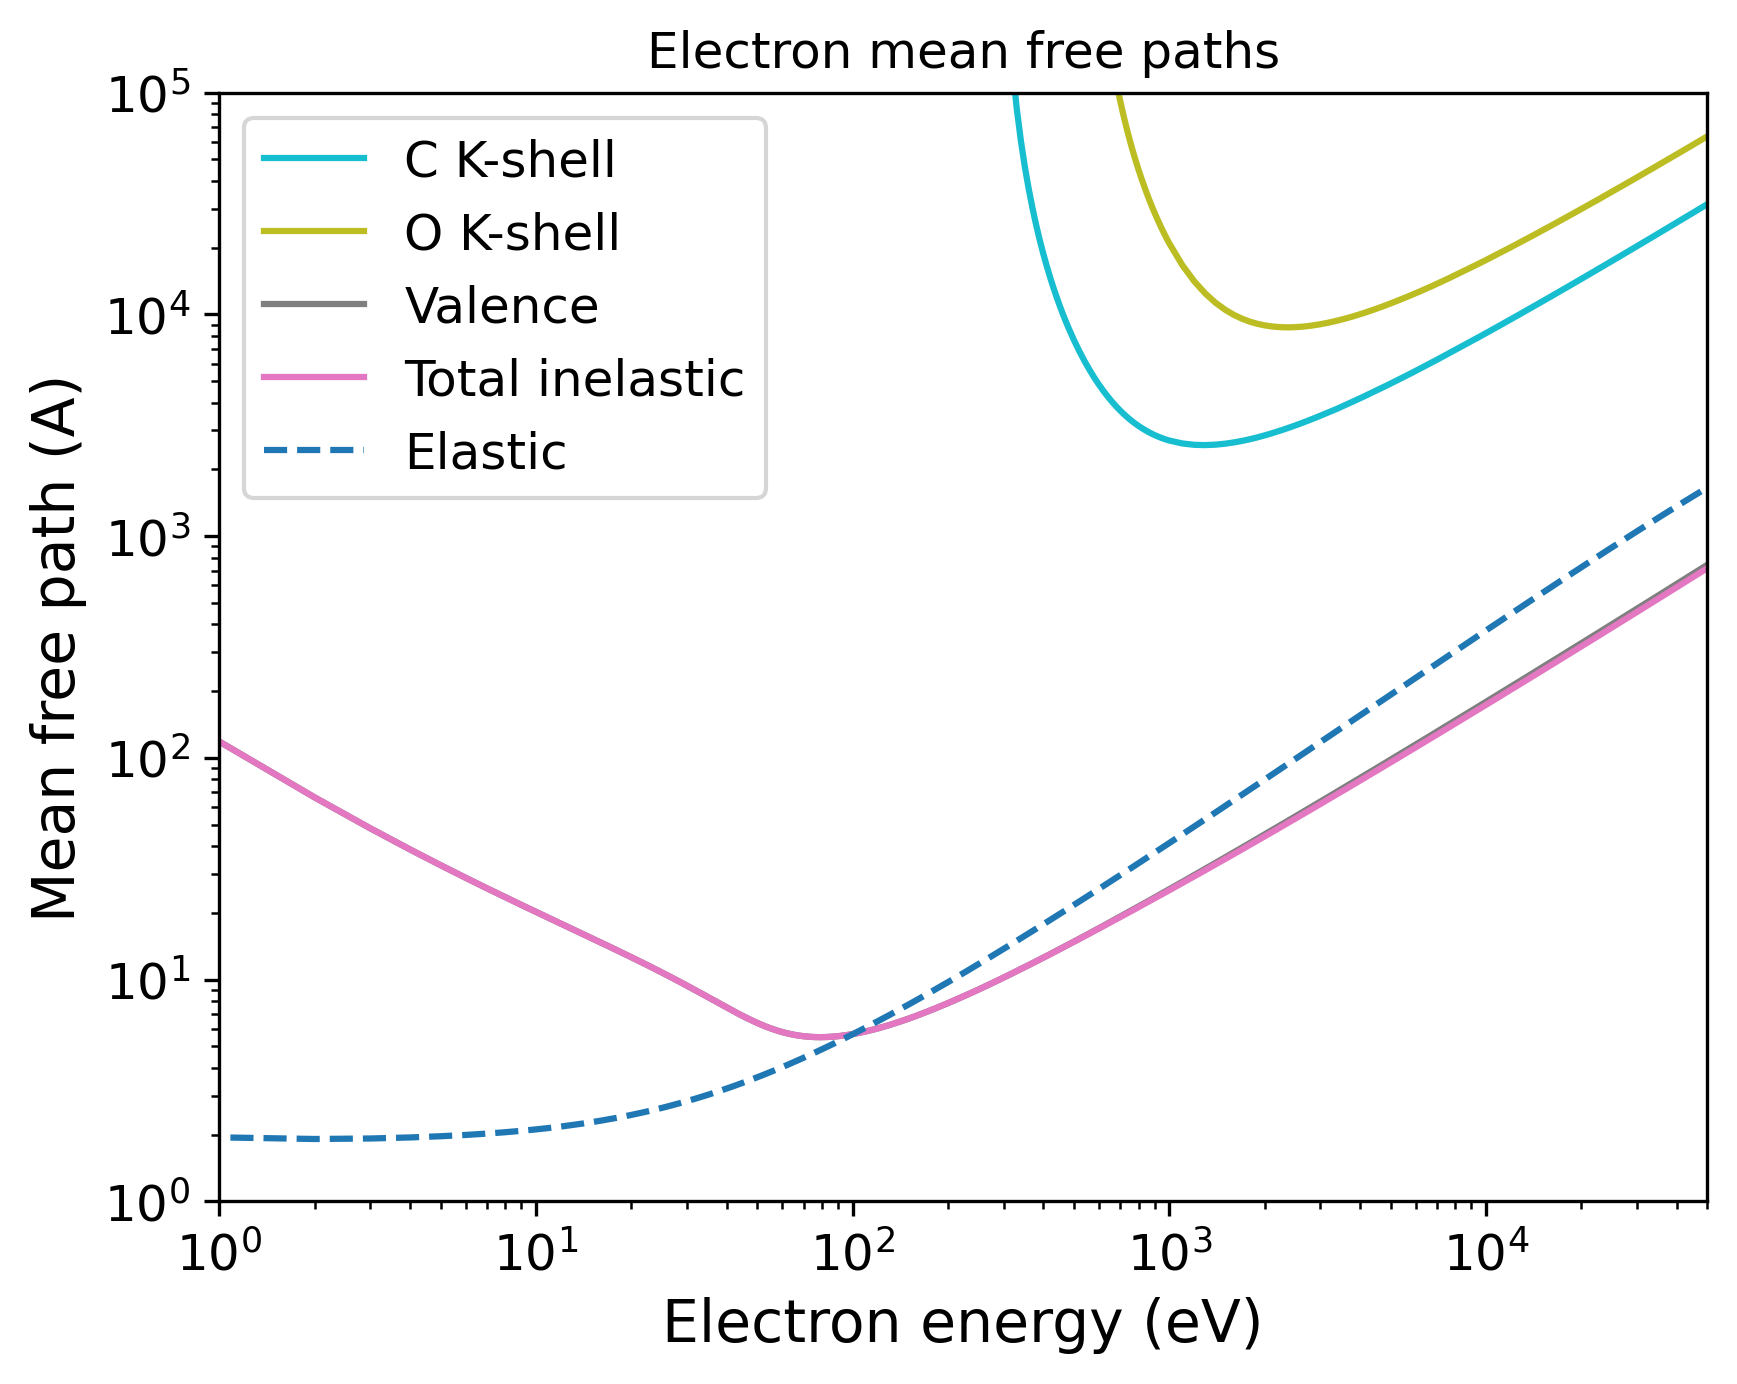

Here is the Python script that generated this plot:
import pandas as pd
import numpy as np
import matplotlib.pyplot as plt
import matplotlib.cm as cm
# Set the format:
plt.xlabel("Electron energy (eV)", fontsize=14)
plt.ylabel("Mean free path (A)", fontsize=14)
plt.xticks(fontsize=12)
plt.yticks(fontsize=12)
plt.grid(False)
# Set the axes:
# Read the output file:
df = pd.read_csv(r"OUTPUT_PET_Electron_IMFP.dat", sep=r'\s+', header=None, comment="#", skipinitialspace=True)
plt.xscale("log")
plt.yscale("log")
# Prepare the plot:
columns_to_plot = [ 1, 2, 3, 4]
labels = [ "C K-shell", "O K-shell", "Valence", "Total inelastic"]
# Create N distinct colors from a colormap
N = len(columns_to_plot)
colors = plt.cm.tab10(np.linspace(1, 0, 10))
# Set line styles:
linestyles = [ "-", "-", "-", "-"]
for i, col in enumerate(columns_to_plot):
    color = colors[i % len(colors)]
    ls    = linestyles[i % len(linestyles)]
    label = labels[i % len(labels)]
    plt.plot(df.iloc[:, 0], df.iloc[:, col],
    color=color,
    label=label,
    linestyle=ls)
# Add a curve from the second file
df2 = pd.read_csv(r"OUTPUT_PET_Electron_EMFP.dat", sep=r'\s+', header=None, comment="#", skipinitialspace=True)
columns_to_plot2 = [ 4]
labels2 = [ "Elastic"]
# Create second part of the plot:
for col, label in zip(columns_to_plot2, labels2):
    plt.plot(df2.iloc[:, 0], df2.iloc[:, col], label=label, linestyle="--")
plt.xlim(1.00000000,50000.00000000)
plt.ylim(1.00000000,100000.00000000)
plt.title("Electron mean free paths")
plt.legend(loc="best", fontsize=12)
# Save the plot in this format:
plt.savefig("OUTPUT_MFP_electron.png", dpi=300, bbox_inches="tight")
